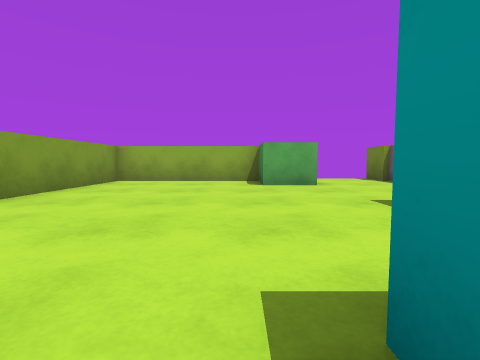
[1] (above)

14 first-person views from a walk through a Unity game level. The camera is 0.55 m above the floor, tilts 4° down and sees 85° across. The floor is counted in squares, 1 m on a side. Each view is taken from the middle of a square. On the plan, view 1 faces up. The plan holds only what a view shows up to about 9 squares ahead; the rest is blank. The player is left out. Surface patterns are stand-ins for the level's own textures.

[2]
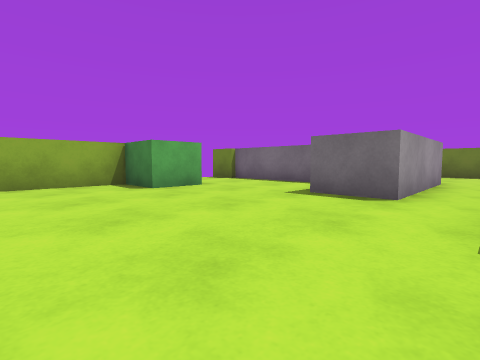

[3]
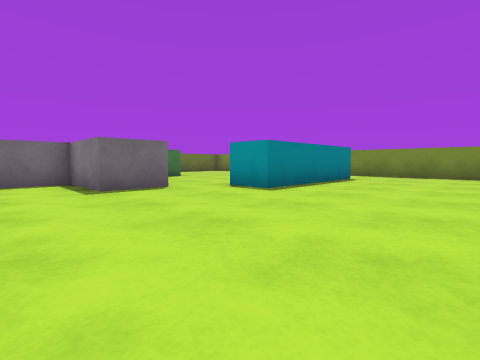

[4]
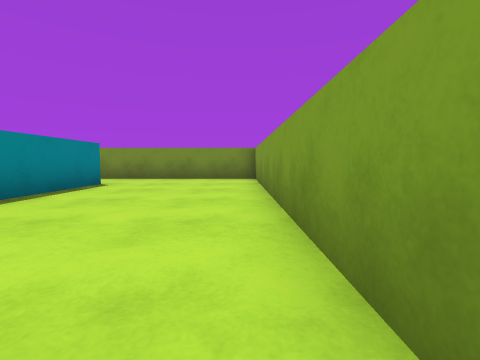

[5]
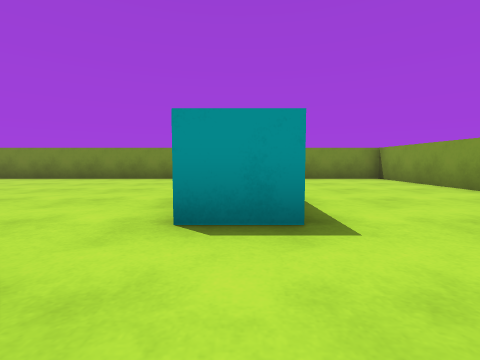

[6]
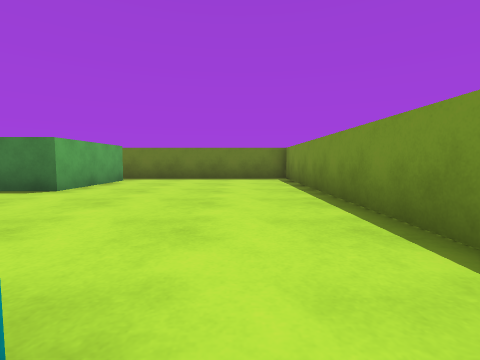

[7]
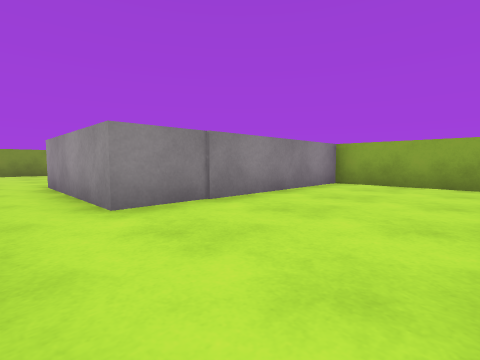

[8]
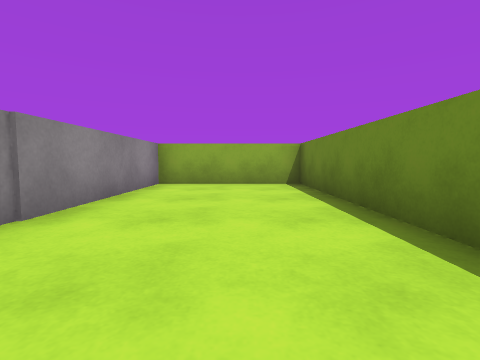

[9]
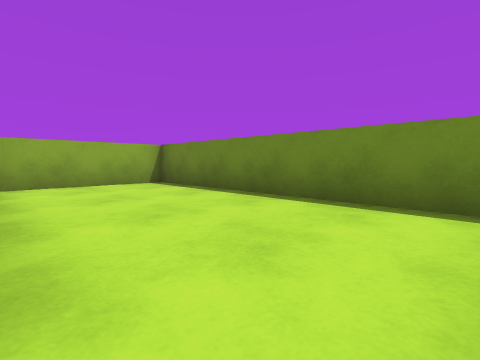

[10]
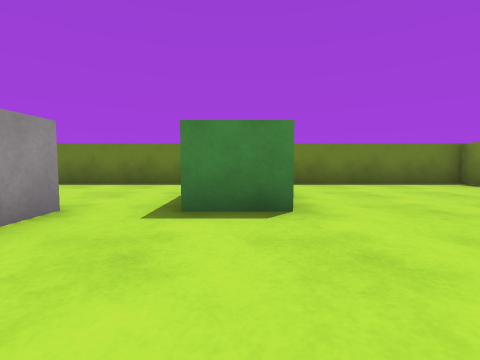

[11]
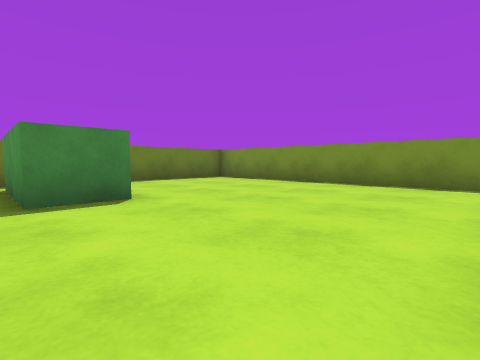

[12]
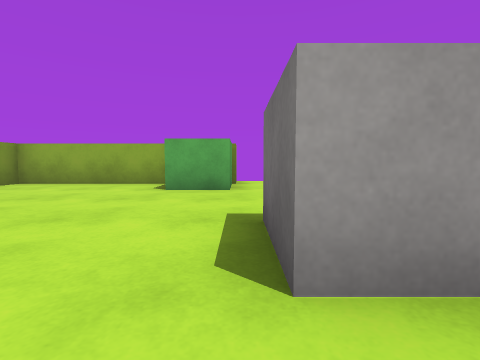

[13]
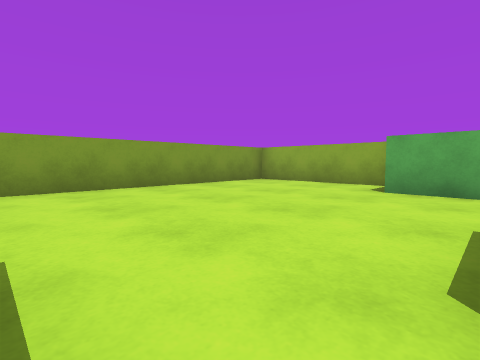

[14]
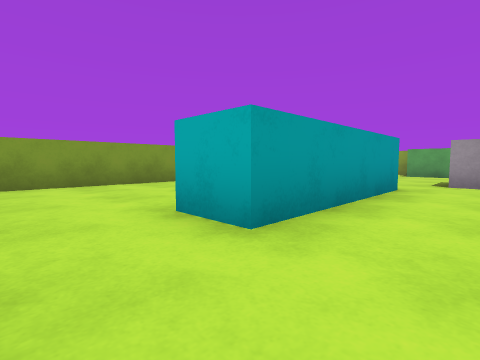

### Floor plan
Ten units are one square. View 1 is at (0, 0); x grows to the right and y downward. Boxes are objects, and circles mark ways between rooms. Rooms are numbered by the first view taken in them; rooms with no view inside come last. Other rooms are left out.
<svg viewBox="-40 -90 140 150">
<path fill="none" stroke="#000" d="M22 -20 22 -34 43 -34 43 -75M4 35 4 -8 16 -8M20 -75 -35 -75 -35 55 5 55M41 -75 41 -85M86 6 59 6 59 -8M60 -20 22 -20M16 -8 16 35 4 35M5 55 95 55 95 -5M95 -5 95 -75 60 -75 60 -20M59 -8 86 -8"/>
<rect x="5" y="-75" width="20" height="20" fill="#bbb"><title>green block</title></rect>
<circle cx="10" cy="45" r="3" fill="#2a7"/>
<circle cx="20" cy="-10" r="3" fill="#2a7"/>
<circle cx="60" cy="-10" r="3" fill="#2a7"/>
<circle cx="90" cy="0" r="3" fill="#2a7"/>
<text x="0" y="-20">1</text>
<text x="50" y="20">2</text>
<text x="80" y="-40">3</text>
</svg>
Room 1 opens to room 2. Room 2 opens to room 3.

Where each view was taken, in squares from view 1:
view 1: 0 up, 0 right, facing up
view 2: 1 up, 2 left, facing up-right
view 3: 5 up, 3 left, facing down-right
view 4: 3 up, 3 left, facing down
view 5: 3 up, 1 right, facing down
view 6: 4 down, 1 right, facing right
view 7: 1 up, 9 right, facing up-left
view 8: 1 up, 8 right, facing up
view 9: 1 up, 6 right, facing up-right
view 10: 0 up, 3 right, facing right
view 11: 1 up, 2 right, facing down-right
view 12: 1 up, 2 right, facing up
view 13: 1 up, 2 right, facing up-left
view 14: 5 down, 3 right, facing up-left
